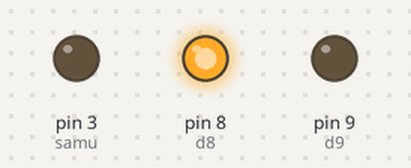
This sketch was run on a simulated Arduino Uno, built with avr-gcc and run on an emulated ATmega328P. On the bench: output pins drawn as LEDs (lit = HIGH).

Above: at 0.1 s.
At 35.1 s:
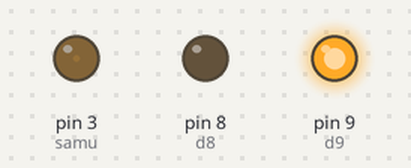
Timing chart, 0 to 37.5 s (numbered marks = the images above):
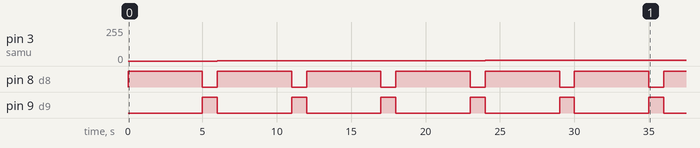

The sketch:

samundra_koirala_l.ino
```cpp
#define d8 8
#define d9 9
#define samu 3
void setup(){
  Serial.begin(9600);
  pinMode(d8,OUTPUT);
  pinMode(d9,OUTPUT);
  }
  void loop(){
    for(int i=0;i<=200;i++)
    {
    analogWrite(samu,i);
    digitalWrite(d8,HIGH);
    digitalWrite(d9,LOW);
    delay(5000);
    digitalWrite(d8,LOW);
    digitalWrite(d9,HIGH);
    delay(1000);
    }
  }
```

Measured:
- by itself, pin 3 (samu): moves from 0/255 to 6/255 over 30.0 s
- by itself, pin 8 (d8): alternates HIGH for 5.0 s and LOW for 1.0 s
- by itself, pin 9 (d9): alternates HIGH for 1.0 s and LOW for 5.0 s
